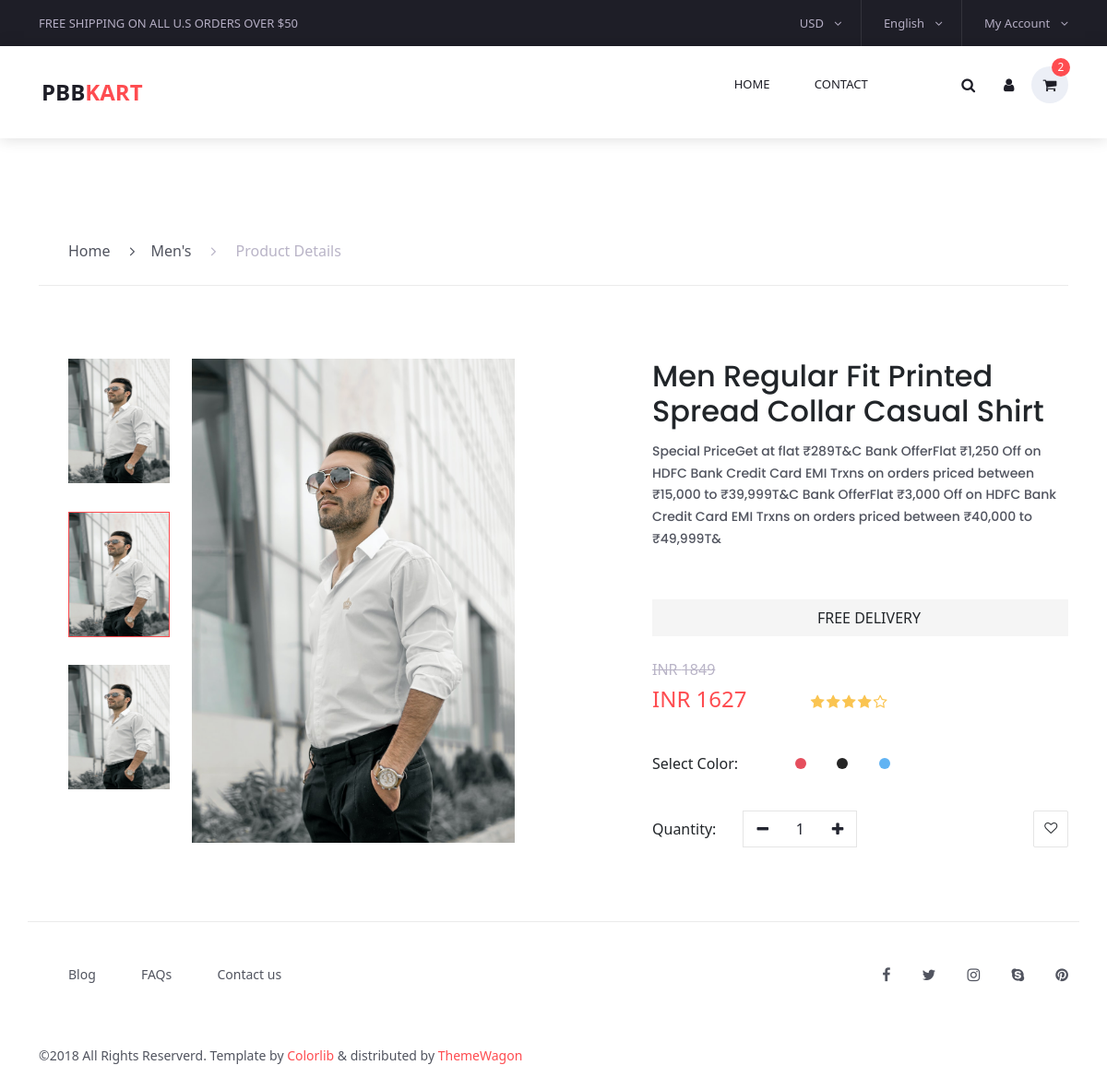
The page /Product/Productdetails/38 on the database its author committed.
### tables this page shows
CREATE TABLE `product` (
  `product_id` int(11) NOT NULL,
  `product_name` varchar(50) NOT NULL,
  `product_summary` varchar(500) NOT NULL,
  `product_brand` varchar(200) NOT NULL,
  `product_cost_price` varchar(11) DEFAULT NULL,
  `product_selling_price` varchar(11) DEFAULT NULL,
  `product_marginal_price` int(11) DEFAULT NULL,
  `product_offer` int(11) NOT NULL,
  `created_date` datetime NOT NULL DEFAULT current_timestamp(),
  `product_image` varchar(255) NOT NULL,
  `product_delete` tinyint(4) NOT NULL DEFAULT 0
);

### app/controllers/Product.php (called while the page is built, shortened)
<?php
class Product extends CI_Controller
{
	public function __construct()
	{
		$this->load->helper("url");
		$this->load->database();
		$this->load->model('Product_model');
	}
	public function Productdetails($product_id)
	{
		$this->load->model('Product_model');
		$products = $this->Product_model->getProductDetails($product_id);
		if ($products && $products->product_delete == 0) {
			$data['product'] = $products;
			$this->load->view('Home/header.php');
			$this->load->view('inc/Product_details', $data);
			$this->load->view('Home/footer');
		} else {
			redirect('Product/Pagenotfound');
		}
	}
}

### index.php (called while the page is built, shortened)
<?php
require_once BASEPATH.'core/CodeIgniter.php';

### app/models/Product_model.php (called while the page is built, shortened)
<?php
class Product_model extends CI_Model
{
  public function getProductDetails($product_id)
  {
    $query = $this->db->get_where('product', array('product_id' => $product_id));
    return $query->row();
  }
}

### app/views/inc/Product_details.php (the view, shortened to what this page needs)
<div class="main_nav_container">
	<div class="container">
		<div class="row">
			<div class="col-lg-12 text-right">
				<div class="logo_container">
					<a href="#">colo<span>shop</span></a>
				</div>
				<nav class="navbar">
					<ul class="navbar_menu">
						<li><a href="index.html">home</a></li>
						<li><a href="#">shop</a></li>
						<li><a href="#">promotion</a></li>
						<li><a href="#">pages</a></li>
						<li><a href="#">blog</a></li>
						<li><a href="contact.html">contact</a></li>
					</ul>
					<ul class="navbar_user">
						<li><a href="#"><i class="fa fa-search" aria-hidden="true"></i></a></li>
						<li><a href="#"><i class="fa fa-user" aria-hidden="true"></i></a></li>
						<li class="checkout">
							<a href="#">
								<span id="checkout_items" class="checkout_items">2</span>
							</a>
						</li>
					</ul>
				</nav>
			</div>
		</div>
	</div>
</div>
<div class="fs_menu_overlay"></div>
<div class="container single_product_container">
	<div class="row">
		<div class="col">
			<div class="breadcrumbs d-flex flex-row align-items-center">
				<ul>
					<li><a href="<?php echo base_url(); ?>">Home</a></li>
					<li><a href="<?php echo base_url(); ?>"><i class="fa fa-angle-right"
								aria-hidden="true"></i>Men's</a></li>
					<li class="active"><a href="#"><i class="fa fa-angle-right" aria-hidden="true"></i> Product
							Details</a></li>
				</ul>
			</div>
			<div class="row">
				<div class="col-lg-7">
					<div class="single_product_pics">
						<div class="row">
							<div class="col-lg-3 thumbnails_col order-lg-1 order-2">
								<div class="single_product_thumbnails">
									<ul>
										<li><img src="<?php echo base_url(); ?>/assets/images/<?php echo $product->product_image; ?>"height="135" width="50"
												alt="" data-image=""></li>
										<li class="active"><img
												src="<?php echo base_url(); ?>/assets/images/<?php echo $product->product_image; ?>"height="135" width="50"
												alt="" data-image=""></li>
										<li><img src="<?php echo base_url(); ?>/assets/images/<?php echo $product->product_image; ?>"height="135" width="50"
												alt="" data-image=""></li>
									</ul>
								</div>
							</div>
							<div class="col-lg-9 image_col order-lg-2 order-1">
								<div class="single_product_image">
									<div class="single_product_image_background">
											<img src="<?php echo base_url(); ?>/assets/images/<?php echo $product->product_image; ?>"
												id="main_product_image" width="350">
									</div>
								</div>
							</div>
						</div>
					</div>
				</div>
				<div class="col-lg-5">
					<div class="product_details">
						<div class="product_details_title">
								<h2>
									<?php echo $product->product_name; ?>
								</h2>
								<p>
									<?php echo $product->product_summary; ?>
								</p>
							</div>
							<div class="free_delivery d-flex flex-row align-items-center justify-content-center">
								<span class="ti-truck"></span><span>free delivery</span>
							</div>
							<div class="original_price">INR
								<?php echo $product->product_selling_price; ?>
							</div>
							<div class="product_price">INR
								<?php echo $product->product_marginal_price; ?>
							</div>
								<ul class="star_rating">
									<li><i class="fa fa-star" aria-hidden="true"></i></li>
									<li><i class="fa fa-star" aria-hidden="true"></i></li>
									<li><i class="fa fa-star" aria-hidden="true"></i></li>
									<li><i class="fa fa-star" aria-hidden="true"></i></li>
									<li><i class="fa fa-star-o" aria-hidden="true"></i></li>
								</ul>
								<div class="product_color">
									<span>Select Color:</span>
									<ul>
										<li style="background: #e54e5d"></li>
										<li style="background: #252525"></li>
										<li style="background: #60b3f3"></li>
									</ul>
								</div>
								<div class="quantity d-flex flex-column flex-sm-row align-items-sm-center">
									<span>Quantity:</span>
									<div class="quantity_selector">
										<span class="minus"><i class="fa fa-minus" aria-hidden="true"></i></span>
										<span id="quantity_value">1</span>
										<span class="plus"><i class="fa fa-plus" aria-hidden="true"></i></span>
									</div>
									<div class="product_favorite d-flex flex-column align-items-center justify-content-center">
									</div>
						</div>
					</div>
				</div>
			</div>
		</div>
	</div>
</div>
</div>

### assets/css/categories_styles.css (style rules this page uses)
* { margin: 0; padding: 0; }
body { font-family: 'Poppins', sans-serif; font-size: 14px; line-height: 23px; font-weight: 400; background: #FFFFFF; color: #1e1e27; }
div { display: block; position: relative; -webkit-box-sizing: border-box; -moz-box-sizing: border-box; box-sizing: border-box; }
ul { list-style: none; margin-bottom: 0px; }
p { font-family: 'Poppins', sans-serif; font-size: 14px; line-height: 1.7; font-weight: 500; color: #989898; -webkit-font-smoothing: antialiased; -webkit-text-shadow: rgba(0,0,0,.01) 0 0 1px; text-shadow: rgba(0,0,0,.01) 0 0 1px; }
a, a:hover, a:visited, a:active, a:link { text-decoration: none; -webkit-font-smoothing: antialiased; -webkit-text-shadow: rgba(0,0,0,.01) 0 0 1px; text-shadow: rgba(0,0,0,.01) 0 0 1px; }
h2 { font-size: 40px; }
h1, h2, h3, h4, h5, h6 { font-family: 'Poppins', sans-serif; color: #282828; -webkit-font-smoothing: antialiased; -webkit-text-shadow: rgba(0,0,0,.01) 0 0 1px; text-shadow: rgba(0,0,0,.01) 0 0 1px; }
.main_nav_container { width: 100%; background: #FFFFFF; box-shadow: 0 0 16px rgba(0, 0, 0, 0.15); }
.navbar { width: auto; height: 100px; float: right; padding-left: 0px; padding-right: 0px; }
.navbar_menu li { display: inline-block; }
.navbar_menu li a { display: block; color: #1e1e27; font-size: 13px; font-weight: 500; text-transform: uppercase; padding: 20px; -webkit-transition: color 0.3s ease; -moz-transition: color 0.3s ease; -ms-transition: color 0.3s ease; -o-transition: color 0.3s ease; transition: color 0.3s ease; }
.navbar_user { margin-left: 37px; }
.navbar_user li { display: inline-block; text-align: center; }
.navbar_user li a { display: -webkit-box; display: -moz-box; display: -ms-flexbox; display: -webkit-flex; display: flex; flex-direction: column; justify-content: center; align-items: center; position: relative; width: 40px; height: 40px; color: #1e1e27; -webkit-transition: color 0.3s ease; -moz-transition: color 0.3s ease; -ms-transition: color 0.3s ease; -o-transition: color 0.3s ease; transition: color 0.3s ease; }
.checkout a { background: #eceff6; border-radius: 50%; }
.checkout_items { display: -webkit-box; display: -moz-box; display: -ms-flexbox; display: -webkit-flex; display: flex; flex-direction: column; justify-content: center; align-items: center; position: absolute; top: -9px; left: 22px; width: 20px; height: 20px; border-radius: 50%; background: #fe4c50; font-size: 12px; color: #FFFFFF; }
.fs_menu_overlay { position: fixed; top: 0; left: 0; width: 100vw; height: 100vh; z-index: 9; background: rgba(255,255,255,0); pointer-events: none; -webkit-transition: all 200ms ease; -moz-transition: all 200ms ease; -ms-transition: all 200ms ease; -o-transition: all 200ms ease; transition: all 200ms ease; }
.logo_container { position: absolute; top: 50%; -webkit-transform: translateY(-50%); -moz-transform: translateY(-50%); -ms-transform: translateY(-50%); -o-transform: translateY(-50%); transform: translateY(-50%); left: 15px; }
.logo_container a { font-size: 24px; color: #1e1e27; font-weight: 700; text-transform: uppercase; }
.logo_container a span { color: #fe4c50; }
.breadcrumbs { width: 100%; height: 60px; border-bottom: solid 1px #ebebeb; margin-bottom: 58px; }
.breadcrumbs ul li { display: inline-block; margin-right: 17px; }
.breadcrumbs ul li.active a { color: #b9b4c7; }
.breadcrumbs ul li i { margin-right: 17px; }
.breadcrumbs ul li a { color: #51545f; }
.product_price { font-size: 16px; color: #fe4c50; font-weight: 600; }

### rows shown on the page
product: product_image (picture), product_name "Men Regular Fit Printed Spread Collar Casual Shirt", product_summary "Special PriceGet at flat ₹289T&C Bank OfferFlat ₹1,250 Off on HDFC Bank Credit Card EMI Trxns on orders priced between ₹15,000 to ₹39,999T&C Bank OfferFlat ₹3,000 Off on HDFC Bank Credit Card EMI Trxns on orders priced between ₹40,000 to ₹49,999T&", product_selling_price "1849", product_marginal_price "1627"
